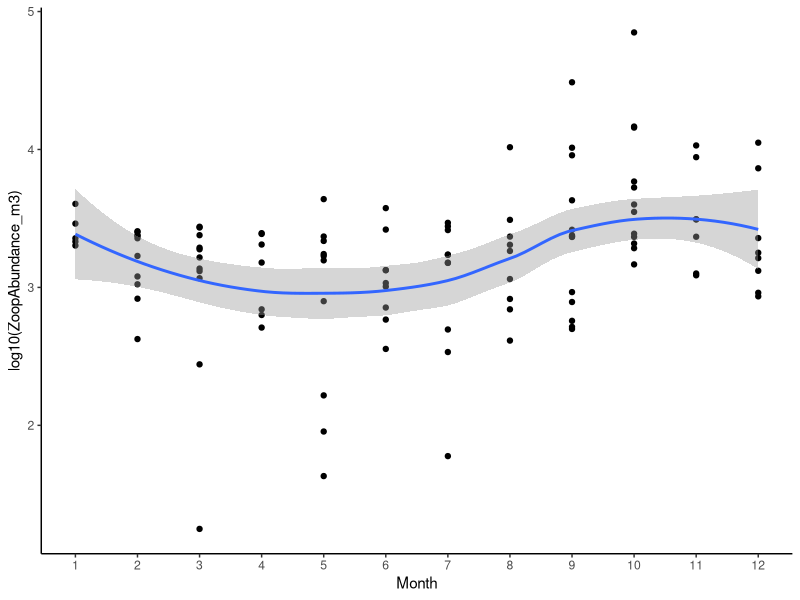
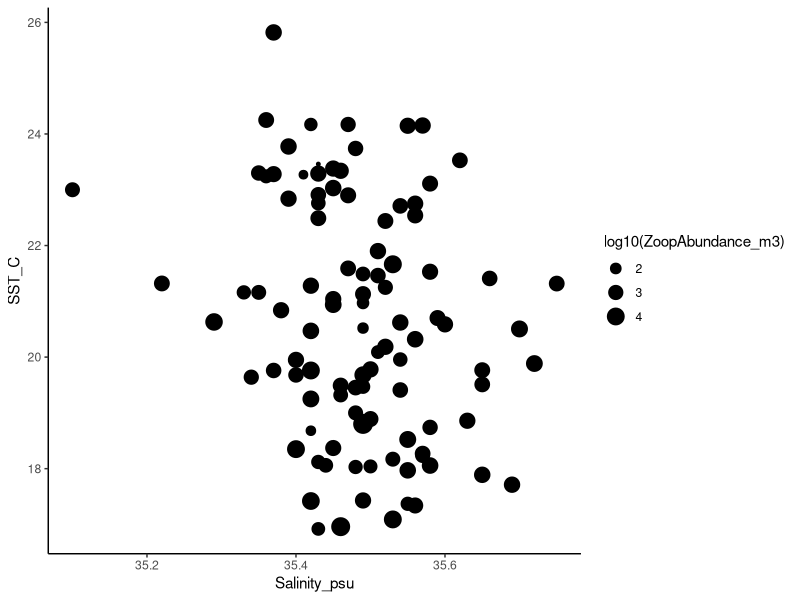
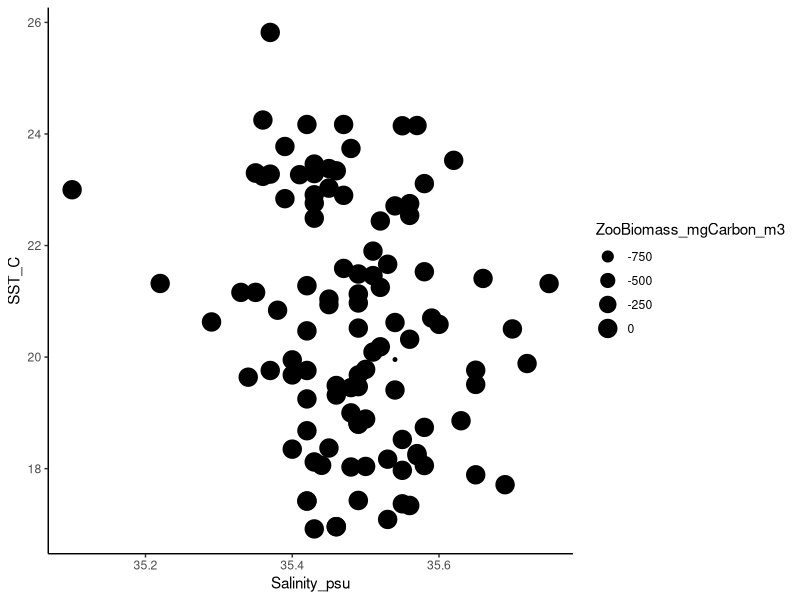
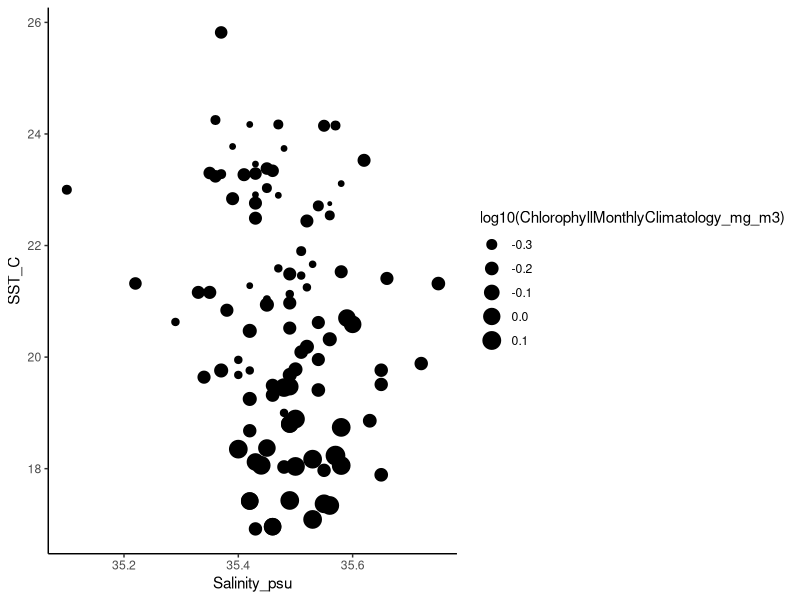
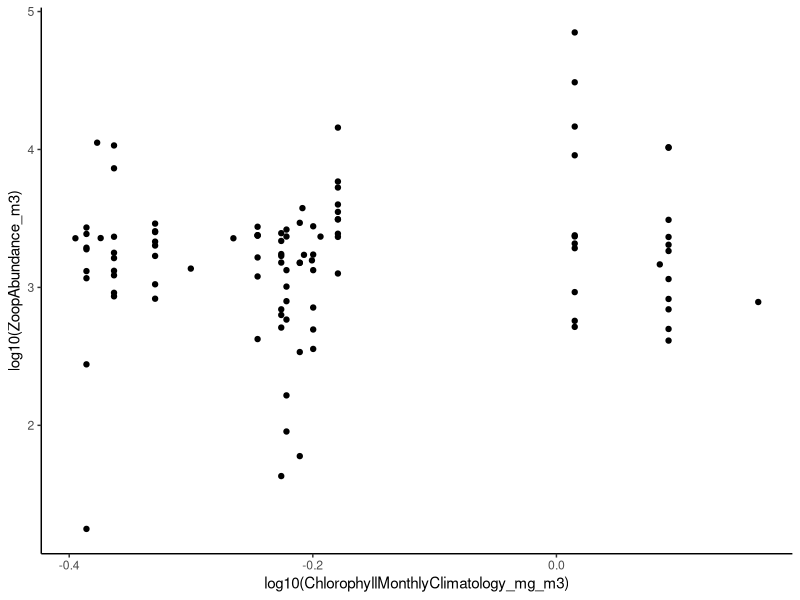
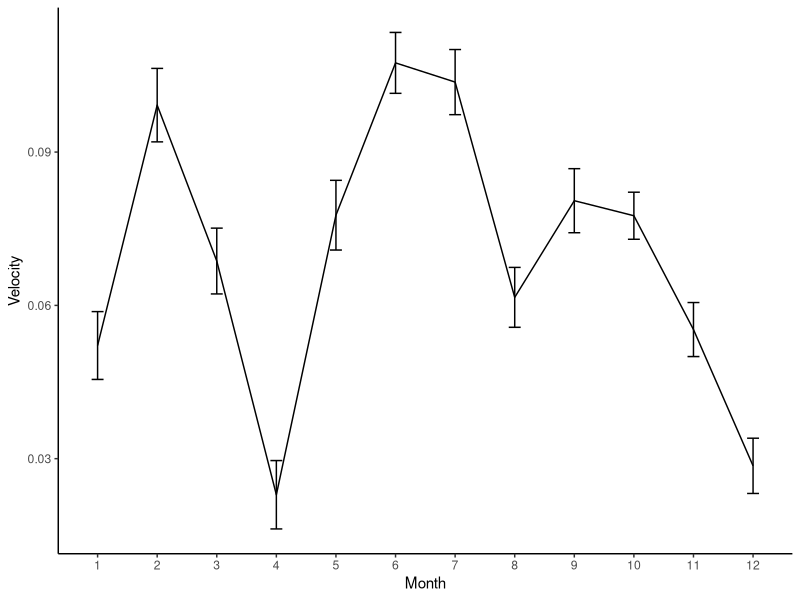
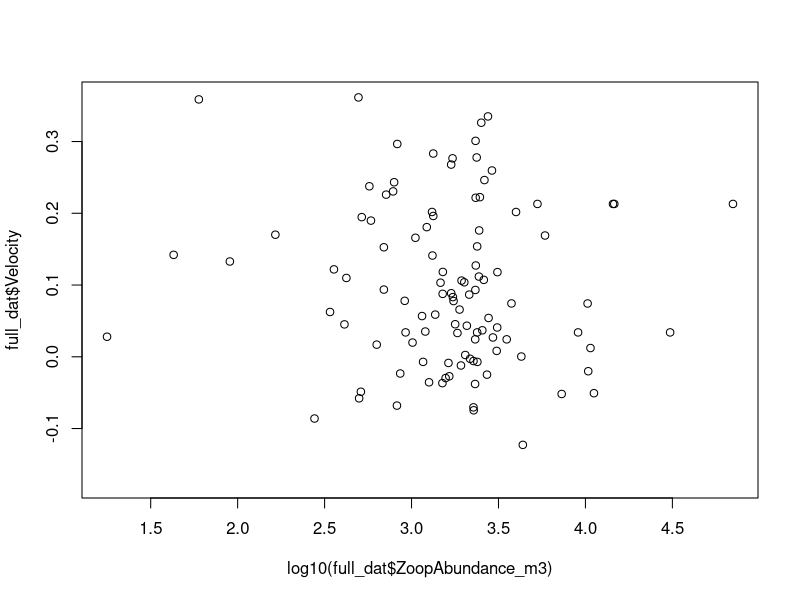
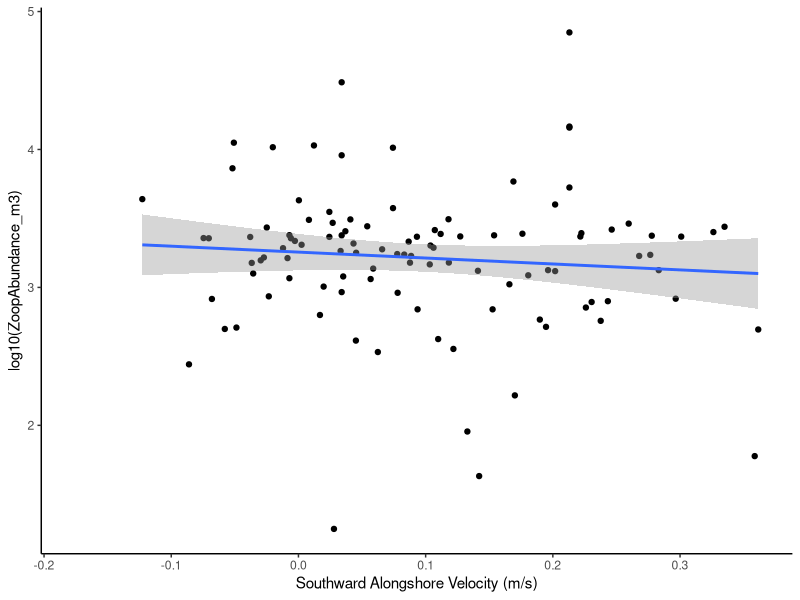

R code for these plots, in order: (Note: this script raises an error after producing the figures.)
# Port Hacking zooplankton

library(tidyverse)
library(lubridate)

mydata <- read_csv("Data/NRS Zooplankton PH.csv")

str(mydata)

p1 <- ggplot(mydata, aes(x = Month, y = log10(ZoopAbundance_m3))) + geom_point() +
  geom_smooth() + scale_x_continuous(breaks = seq(1,12)) + theme_classic()
p1

ggsave("plots/Port Hacking Seasonality.png", height = 14.8, width = 21, units = "cm", dpi = 600)

mydata <- filter(mydata, Salinity_psu != -999)


p2 <- ggplot(mydata, aes(x = Salinity_psu, y = SST_C, size = log10(ZoopAbundance_m3))) + geom_point() +
   theme_classic()
p2

p2 <- ggplot(mydata, aes(x = Salinity_psu, y = SST_C, size = ZooBiomass_mgCarbon_m3)) + geom_point() +
  theme_classic()
p2

p3 <- ggplot(mydata, aes(x = Salinity_psu, y = SST_C, size = log10(ChlorophyllMonthlyClimatology_mg_m3))) +
 geom_point() +  theme_classic()
p3

p4 <- ggplot(mydata, aes(y = log10(ZoopAbundance_m3), x = log10(ChlorophyllMonthlyClimatology_mg_m3))) +
  geom_point() +  theme_classic()
p4

head(mydata)

### Load PH Velocity Data
vel_dat <- read_csv("Data/Velocity Timeseries/Port Hacking/IMOS_aggregation_20200330T024301Z.csv")

# Rotate coastline
vel_dat$U_shore = 0
vel_dat$V_shore = 0
rot_deg_angle= -24
 vel_dat$U_shore = cos(rot_deg_angle*pi/180)*vel_dat$`UCUR (m/s)` + sin(rot_deg_angle*pi/180)*vel_dat$`VCUR (m/s)`
 vel_dat$V_shore= sin(rot_deg_angle*pi/180)*vel_dat$`UCUR (m/s)` + cos(rot_deg_angle*pi/180)*vel_dat$`VCUR (m/s)`

head(vel_dat) 

vel_dat$Date <- vel_dat$`TIME (UTC)`
vel_dat$Month <- month(vel_dat$Date)
vel_dat$Year <- year(vel_dat$Date)

sum_dat <- vel_dat %>% group_by(Month) %>% summarise(Velocity = mean(V_shore*-1), SD = sd(V_shore), n = n(), SE = SD/sqrt(n))
sum_dat

pV <- ggplot(sum_dat, aes(x = Month, y = Velocity)) + geom_line() +
 scale_x_continuous(breaks = seq(1,12)) + theme_classic() +
  geom_errorbar(aes(ymin=Velocity-SE, ymax=Velocity+SE), width=.2, show.legend = FALSE)
pV

# To match plankton to velocity

Year_dat <- vel_dat %>% group_by(Month, Year) %>% summarise(Velocity = mean(V_shore*-1), SD = sd(V_shore), n = n(), SE = SD/sqrt(n))
Year_dat

full_dat <- full_join(Year_dat, mydata, by = c("Month", "Year"))

plot(log10(full_dat$ZoopAbundance_m3), full_dat$Velocity)

ggplot(full_dat, aes(x = Velocity, y = log10(ZoopAbundance_m3))) + geom_point() +
  geom_smooth(method = "lm") + theme_classic() +xlab("Southward Alongshore Velocity (m/s)")

ggsave("plots/velocity plankton mean monthly.png", width = 21, height = 14.8, units = "cm", dpi = 600)
ggsave("plots/velocity plankton mean monthly.pdf", width = 21, height = 14.8, units = "cm", dpi = 600)

# Use Jason code to get velocity on each specific day of sampling
# 
# source("D:/IMOS Data/IMOS_Toolbox/fIMOS_MatchMODIS.R")
# source("D:/IMOS Data/IMOS_Toolbox/fIMOS_MatchAltimetry.R")
# 
# mydata <- mydata %>% 
#   rename(Date = SampleDateLocal)
# 
# dat <- fIMOS_MatchAltimetry(mydata, res_spat)
# 
# write.csv(dat, "Data/Port Hacking Zooplankton with velocity.csv", row.names = F)

dat <- read_csv("Data/Port Hacking Zooplankton with velocity.csv")
ggplot(dat, aes(x = VCUR, y = log10(ZoopAbundance_m3))) + geom_point() +
  geom_smooth(method = "lm")



# Rotate coastline
dat$U_shore = 0
dat$V_shore = 0
rot_deg_angle= -24
dat$U_shore = cos(rot_deg_angle*pi/180)*dat$UCUR + sin(rot_deg_angle*pi/180)*dat$VCUR
dat$V_shore= sin(rot_deg_angle*pi/180)*dat$UCUR + cos(rot_deg_angle*pi/180)*dat$VCUR

ggplot(dat, aes(x = V_shore, y = log10(ZoopAbundance_m3))) + geom_point() +
  geom_smooth(method = "lm")

ggsave("plots/velocity plankton daily Port Hacking.png", width = 21, height = 14.8, units = "cm", dpi = 600)
ggsave("plots/velocity plankton daily Port Hacking.pdf", width = 21, height = 14.8, units = "cm", dpi = 600)

# but diversity seems to increase with southward flow 
ggplot(dat, aes(x = V_shore, y = ShannonCopepodDiversity)) + geom_point() +
  geom_smooth(method = "lm") + theme_classic()

ggsave("plots/velocity plankton daily Port Hacking diversity.png", width = 21, height = 14.8, units = "cm", dpi = 600)
ggsave("plots/velocity plankton daily Port Hacking diversity.pdf", width = 21, height = 14.8, units = "cm", dpi = 600)


head(dat)

dat2 <- filter(dat, Month > 8 & Month < 12)

pTS <- ggplot(dat2, aes(x = Salt, y = Temp, col = log10(Biomass))) + geom_point() + 
  theme_classic() + scale_color_gradientn(colours = jet.colors(100)) +
  theme(axis.title.x = element_text(face="bold", colour="black", size = 18),
        axis.text.x  = element_text(colour="black", size = 16), 
        axis.title.y = element_text(face="bold", colour="black", size = 18),
        axis.text.y  = element_text(colour="black", size = 16))
pTS


### Load Biomass Data

BDat <- read_csv("Data/NRS Biomass.csv")
ADat <- read_csv("Data/NRS PH NS zooplankton abundance.csv")
#WDat <- read_csv("Data/NRS Water Quality.csv")

#WDat2 <- WDat %>% filter(SAMPLE_DEPTH_M <51) %>% group_by(STATION_NAME, LOCAL_TRIP_START_TIME) %>% summarise(Salinty = mean(SALINITY, na.rm=T))
#WDat2

head(BDat)

BDat$Date <- str_split(BDat$LOCAL_TRIP_START_TIME, " ", simplify = TRUE)[,1]

BDat$Date <- as.Date(BDat$Date, format = "%d/%m/%Y")
#WDat2$Date <- date(WDat2$LOCAL_TRIP_START_TIME)

#full_BDAT <- left_join(BDat, WDat2, b = c("STATION_NAME", "Date"))
#full_BDAT <- full_BDAT %>% drop_na("Salinty")

ADat$Date <- date(ADat$SampleDateLocal)
ADat$STATION_NAME <- ADat$Station

full_BDAT <- left_join(BDat, ADat, b = c("STATION_NAME", "Date"))

full_BDAT <- full_BDAT %>% filter(Salinity_psu > 0 & SST_C > 0)

pTS <- ggplot(full_BDAT, aes(x = Salinity_psu, y = SST_C, col = log10(MG_PER_M3))) + geom_point() + 
  theme_classic() + scale_color_gradientn(colours = jet.colors(100)) +
  theme(axis.title.x = element_text(face="bold", colour="black", size = 18),
        axis.text.x  = element_text(colour="black", size = 16), 
        axis.title.y = element_text(face="bold", colour="black", size = 18),
        axis.text.y  = element_text(colour="black", size = 16)) +
  facet_wrap(~STATION_NAME)
pTS

ggsave("plots/NRS TS Zooplankton Plots.png", width = 21, height = 14.8, units = "cm", dpi = 600)

# Only Sept - Nov
full_BDAT2 <- filter(full_BDAT, Month > 8 & Month < 12)

pTS <- ggplot(full_BDAT2, aes(x = Salinity_psu, y = SST_C, col = log10(MG_PER_M3))) + geom_point() + 
  theme_classic() + scale_color_gradientn(colours = jet.colors(100)) +
  theme(axis.title.x = element_text(face="bold", colour="black", size = 18),
        axis.text.x  = element_text(colour="black", size = 16), 
        axis.title.y = element_text(face="bold", colour="black", size = 18),
        axis.text.y  = element_text(colour="black", size = 16)) +
  facet_wrap(~STATION_NAME)
pTS

ggsave("plots/NRS TS Zooplankton Plots spring.png", width = 21, height = 14.8, units = "cm", dpi = 600)
